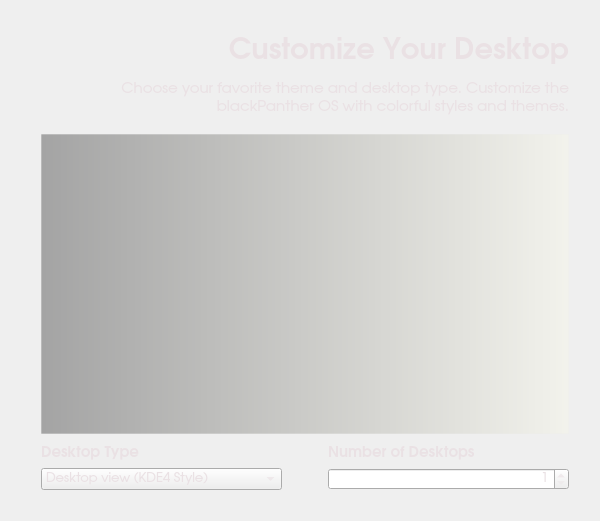
<?xml version="1.0" encoding="UTF-8"?>
<ui version="4.0">
 <class>styleWidget</class>
 <widget class="QWidget" name="styleWidget">
  <property name="geometry">
   <rect>
    <x>0</x>
    <y>0</y>
    <width>600</width>
    <height>521</height>
   </rect>
  </property>
  <property name="font">
   <font>
    <family>URW Gothic L</family>
    <pointsize>11</pointsize>
   </font>
  </property>
  <property name="windowTitle">
   <string>Themes</string>
  </property>
  <property name="styleSheet">
   <string>color: rgb(234, 225, 228);</string>
  </property>
  <layout class="QGridLayout" name="gridLayout">
   <item row="0" column="2">
    <spacer name="verticalSpacer">
     <property name="orientation">
      <enum>Qt::Vertical</enum>
     </property>
     <property name="sizeType">
      <enum>QSizePolicy::Expanding</enum>
     </property>
     <property name="sizeHint" stdset="0">
      <size>
       <width>20</width>
       <height>5</height>
      </size>
     </property>
    </spacer>
   </item>
   <item row="1" column="0">
    <spacer name="horizontalSpacer_2">
     <property name="orientation">
      <enum>Qt::Horizontal</enum>
     </property>
     <property name="sizeType">
      <enum>QSizePolicy::Fixed</enum>
     </property>
     <property name="sizeHint" stdset="0">
      <size>
       <width>30</width>
       <height>20</height>
      </size>
     </property>
    </spacer>
   </item>
   <item row="1" column="1" colspan="2">
    <layout class="QVBoxLayout" name="verticalLayout">
     <item>
      <spacer name="verticalSpacer_6">
       <property name="orientation">
        <enum>Qt::Vertical</enum>
       </property>
       <property name="sizeHint" stdset="0">
        <size>
         <width>20</width>
         <height>40</height>
        </size>
       </property>
      </spacer>
     </item>
     <item>
      <widget class="QLabel" name="label">
       <property name="text">
        <string>&lt;!DOCTYPE HTML PUBLIC &quot;-//W3C//DTD HTML 4.0//EN&quot; &quot;http://www.w3.org/TR/REC-html40/strict.dtd&quot;&gt;
&lt;html&gt;&lt;head&gt;&lt;meta name=&quot;qrichtext&quot; content=&quot;1&quot; /&gt;&lt;style type=&quot;text/css&quot;&gt;
p, li { white-space: pre-wrap; }
&lt;/style&gt;&lt;/head&gt;&lt;body style=&quot; font-family:'Sans Serif'; font-size:9pt; font-weight:400; font-style:normal;&quot;&gt;
&lt;p style=&quot; margin-top:0px; margin-bottom:0px; margin-left:0px; margin-right:0px; -qt-block-indent:0; text-indent:0px;&quot;&gt;&lt;span style=&quot; font-size:22pt; font-weight:600;&quot;&gt;Customize Your Desktop&lt;/span&gt;&lt;/p&gt;&lt;/body&gt;&lt;/html&gt;</string>
       </property>
       <property name="alignment">
        <set>Qt::AlignRight|Qt::AlignTrailing|Qt::AlignVCenter</set>
       </property>
      </widget>
     </item>
     <item>
      <spacer name="verticalSpacer_5">
       <property name="orientation">
        <enum>Qt::Vertical</enum>
       </property>
       <property name="sizeType">
        <enum>QSizePolicy::Preferred</enum>
       </property>
       <property name="sizeHint" stdset="0">
        <size>
         <width>20</width>
         <height>30</height>
        </size>
       </property>
      </spacer>
     </item>
     <item>
      <widget class="QLabel" name="labelMouseDesc">
       <property name="minimumSize">
        <size>
         <width>300</width>
         <height>0</height>
        </size>
       </property>
       <property name="font">
        <font>
         <family>URW Gothic L</family>
         <pointsize>11</pointsize>
         <weight>50</weight>
         <bold>false</bold>
        </font>
       </property>
       <property name="styleSheet">
        <string notr="true">color: rgb(234, 225, 228);</string>
       </property>
       <property name="text">
        <string>Choose your favorite theme and desktop type. Customize the blackPanther OS with colorful styles and themes.</string>
       </property>
       <property name="alignment">
        <set>Qt::AlignRight|Qt::AlignTrailing|Qt::AlignVCenter</set>
       </property>
       <property name="wordWrap">
        <bool>true</bool>
       </property>
      </widget>
     </item>
     <item>
      <spacer name="verticalSpacer_3">
       <property name="orientation">
        <enum>Qt::Vertical</enum>
       </property>
       <property name="sizeType">
        <enum>QSizePolicy::Fixed</enum>
       </property>
       <property name="sizeHint" stdset="0">
        <size>
         <width>20</width>
         <height>13</height>
        </size>
       </property>
      </spacer>
     </item>
     <item>
      <widget class="QListWidget" name="listStyles">
       <property name="minimumSize">
        <size>
         <width>0</width>
         <height>300</height>
        </size>
       </property>
       <property name="font">
        <font>
         <family>URW Gothic L</family>
         <pointsize>11</pointsize>
         <weight>50</weight>
         <bold>false</bold>
        </font>
       </property>
       <property name="styleSheet">
        <string notr="true">#listStyles{
background-color: qlineargradient(spread:pad, x1:0, y1:0, x2:1, y2:0, stop:0 rgba(0, 0, 0, 81), stop:0.00537634 rgba(0, 0, 0, 80), stop:1 rgba(250, 250, 230, 80));

border: 1px solid rgb(236, 236, 236, 80);

color: rgb(23, 225, 228);
}</string>
       </property>
      </widget>
     </item>
     <item>
      <layout class="QHBoxLayout" name="horizontalLayout_3">
       <item>
        <layout class="QVBoxLayout" name="verticalLayout_3">
         <item>
          <widget class="QLabel" name="labelDesktopType">
           <property name="font">
            <font>
             <family>URW Gothic L</family>
             <pointsize>11</pointsize>
             <weight>75</weight>
             <bold>true</bold>
            </font>
           </property>
           <property name="styleSheet">
            <string notr="true"/>
           </property>
           <property name="text">
            <string>Desktop Type</string>
           </property>
          </widget>
         </item>
         <item>
          <widget class="QComboBox" name="comboBoxDesktopType">
           <property name="font">
            <font>
             <family>URW Gothic L</family>
             <pointsize>10</pointsize>
            </font>
           </property>
           <property name="styleSheet">
            <string notr="true"/>
           </property>
           <item>
            <property name="text">
             <string>Desktop view (KDE4 Style)</string>
            </property>
           </item>
           <item>
            <property name="text">
             <string>Folder view (KDE3 Style)</string>
            </property>
           </item>
          </widget>
         </item>
        </layout>
       </item>
       <item>
        <spacer name="horizontalSpacer_4">
         <property name="orientation">
          <enum>Qt::Horizontal</enum>
         </property>
         <property name="sizeType">
          <enum>QSizePolicy::Fixed</enum>
         </property>
         <property name="sizeHint" stdset="0">
          <size>
           <width>40</width>
           <height>20</height>
          </size>
         </property>
        </spacer>
       </item>
       <item>
        <layout class="QVBoxLayout" name="verticalLayout_2">
         <item>
          <widget class="QLabel" name="labelDesktopNumbers">
           <property name="font">
            <font>
             <family>URW Gothic L</family>
             <pointsize>11</pointsize>
             <weight>75</weight>
             <bold>true</bold>
            </font>
           </property>
           <property name="styleSheet">
            <string notr="true"/>
           </property>
           <property name="text">
            <string>Number of Desktops</string>
           </property>
          </widget>
         </item>
         <item>
          <widget class="QSpinBox" name="spinBoxDesktopNumbers">
           <property name="font">
            <font>
             <family>URW Gothic L</family>
             <pointsize>10</pointsize>
            </font>
           </property>
           <property name="layoutDirection">
            <enum>Qt::LeftToRight</enum>
           </property>
           <property name="styleSheet">
            <string notr="true"/>
           </property>
           <property name="alignment">
            <set>Qt::AlignRight|Qt::AlignTrailing|Qt::AlignVCenter</set>
           </property>
           <property name="minimum">
            <number>1</number>
           </property>
          </widget>
         </item>
        </layout>
       </item>
      </layout>
     </item>
     <item>
      <spacer name="verticalSpacer_4">
       <property name="orientation">
        <enum>Qt::Vertical</enum>
       </property>
       <property name="sizeType">
        <enum>QSizePolicy::Fixed</enum>
       </property>
       <property name="sizeHint" stdset="0">
        <size>
         <width>20</width>
         <height>20</height>
        </size>
       </property>
      </spacer>
     </item>
     <item>
      <layout class="QHBoxLayout" name="horizontalLayout_2"/>
     </item>
    </layout>
   </item>
   <item row="1" column="3">
    <spacer name="horizontalSpacer_3">
     <property name="orientation">
      <enum>Qt::Horizontal</enum>
     </property>
     <property name="sizeType">
      <enum>QSizePolicy::Fixed</enum>
     </property>
     <property name="sizeHint" stdset="0">
      <size>
       <width>20</width>
       <height>20</height>
      </size>
     </property>
    </spacer>
   </item>
   <item row="2" column="2">
    <spacer name="verticalSpacer_2">
     <property name="orientation">
      <enum>Qt::Vertical</enum>
     </property>
     <property name="sizeType">
      <enum>QSizePolicy::Expanding</enum>
     </property>
     <property name="sizeHint" stdset="0">
      <size>
       <width>20</width>
       <height>17</height>
      </size>
     </property>
    </spacer>
   </item>
  </layout>
 </widget>
 <resources/>
 <connections/>
</ui>
